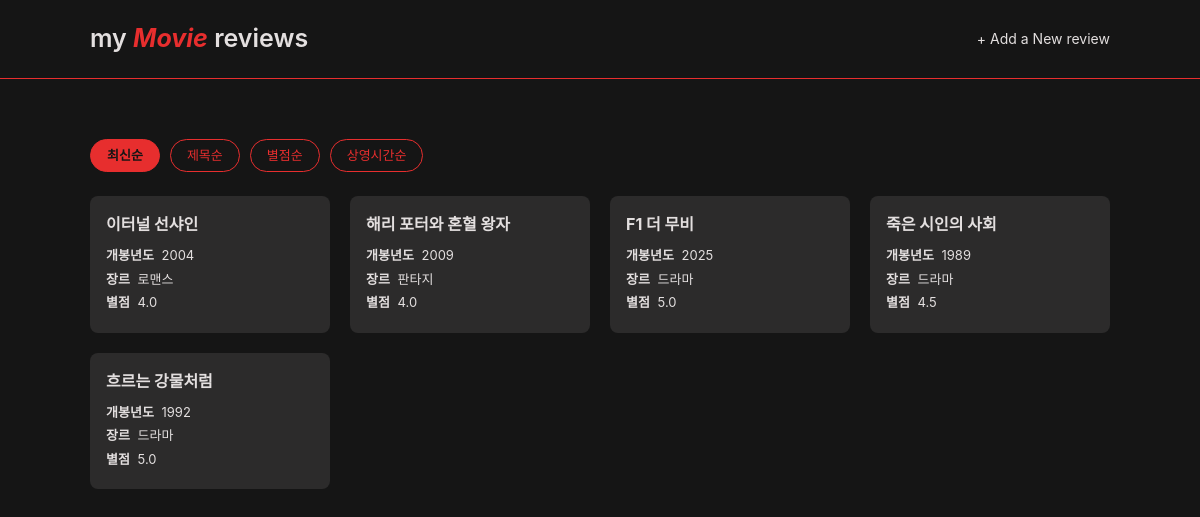
The page / on the database its author committed.
### reviews/models.py (models this page shows, shortened)
class Review(models.Model):
    GENRE_CHOICES = [
        ('action', '액션'),
        ('comedy', '코미디'),
        ('drama', '드라마'),
        ('romance', '로맨스'),
        ('thriller', '스릴러'),
        ('horror', '공포'),
        ('sf', 'SF'),
        ('animation', '애니메이션'),
        ('documentary', '다큐멘터리'),
        ('fantasy', '판타지'),
    ]
    RATING_CHOICES = [(i / 2, f'{i / 2}점') for i in range(1, 11)]  # 0.5 ~ 5.0
    title = models.CharField(max_length=100)
    release_year = models.PositiveIntegerField()
    director = models.CharField(max_length=100)
    main_actor = models.CharField(max_length=100)
    genre = models.CharField(max_length=20, choices=GENRE_CHOICES)
    rating = models.FloatField(choices=RATING_CHOICES)
    running_time = models.PositiveIntegerField(help_text='분 단위로 입력해주세요.')
    content = models.TextField()
    created_at = models.DateTimeField(auto_now_add=True)
    updated_at = models.DateTimeField(auto_now=True)

### reviews/views.py (the view)
# urls.py: path('', views.review_list, name='review_list'),
def review_list(request):
    sort = request.GET.get('sort', '')
    order_by = SORT_OPTIONS.get(sort, '-created_at')
    reviews = Review.objects.all().order_by(order_by)
    context = {
        'reviews': reviews,
        'sort': sort,
    }
    return render(request, 'reviews/review_list.html', context)

### reviews/templates/reviews/review_list.html (shortened to what this page needs)
{% extends 'reviews/base.html' %}
{% block content %}
<div class="list-header">
  <div class="sort-group">
    <a href="{% url 'reviews:review_list' %}" class="btn-sort {% if not sort %}active{% endif %}">최신순</a>
    <a href="?sort=title" class="btn-sort {% if sort == 'title' %}active{% endif %}">제목순</a>
    <a href="?sort=rating" class="btn-sort {% if sort == 'rating' %}active{% endif %}">별점순</a>
    <a href="?sort=running_time" class="btn-sort {% if sort == 'running_time' %}active{% endif %}">상영시간순</a>
  </div>
</div>
{% if reviews %}
<div class="card-grid">
  {% for review in reviews %}
  <div class="card">
    <a href="{% url 'reviews:review_detail' review.pk %}">
      <div class="card-body">
        <h5 class="card-title">{{ review.title }}</h5>
        <p class="release-year">
          <span class="card-body-label">개봉년도</span>
          <span class="card-body-value">{{ review.release_year }}</span>
        </p>
        <p class="card-genre">
          <span class="card-body-label">장르</span>
          <span class="card-body-value">{{ review.get_genre_display }}</span>
        </p>
        <p class="rating-stars">
          <span class="card-body-label">별점</span>
          <span class="card-body-value">{{ review.rating }}</span>
        </p>
      </div>
    </a>
  </div>
  {% endfor %}
</div>
{% else %}
<div class="empty-state">
  <p>아직 작성된 리뷰가 없습니다.</p>
  <a href="{% url 'reviews:review_create' %}" class="btn-primary">첫 리뷰 작성하기</a>
</div>
{% endif %}
{% endblock %}

### reviews/templates/reviews/base.html (shortened to what this page needs)
{% load static %}
<!DOCTYPE html>
<html lang="ko">
<head>
  <link rel="stylesheet" href="{% static 'reviews/css/reset.css' %}">
  <link rel="stylesheet" href="{% static 'reviews/css/style.css' %}">
</head>
<body>
  <header class="header">
    <div class="header-inner">
      <a class="header-brand" href="{% url 'reviews:review_list' %}">my <span class="brand-highlight">Movie</span> reviews</a>
      <a class="header-link" href="{% url 'reviews:review_create' %}">+ Add a New review</a>
    </div>
  </header>
  <div class="container">
    {% block content %}{% endblock %}
  </div>
</body>
</html>

### reviews/static/reviews/css/style.css (style rules this page uses)
body { font-family: -apple-system, BlinkMacSystemFont, 'Segoe UI', Roboto, 'Helvetica Neue', Arial, sans-serif; background-color: #151515; color: #222; }
.header { padding: 20px 0; background-color: #151515; border-bottom: 1px solid #e72e2e; margin-bottom: 60px; position: relative; }
.header-inner { max-width: 1100px; margin: 0 auto; padding: 0 40px; display: flex; justify-content: space-between; align-items: center; }
.header-brand { font-size: 25px; font-weight: 600; color: #e3dfdf; }
.brand-highlight { color: #e72e2e; font-weight: 700; font-style: italic; }
.header-link { display: inline-block; font-size: 14px; color: #e3dfdf; }
.container { max-width: 1100px; margin: 0 auto; padding: 0 40px 60px; }
.list-header { margin-bottom: 24px; }
.sort-group { display: flex; gap: 6px; }
.btn-sort { display: inline-block; padding: 6px 16px; margin-right: 4px; border: 1px solid #e72e2e; border-radius: 20px; font-size: 13px; color: #e72e2e; transition: all 0.15s ease; }
.btn-sort:hover, .btn-sort.active { background-color: #e72e2e; border-color: #e72e2e; font-weight: 600; color: #151515; }
.card-grid { display: grid; grid-template-columns: repeat(4, 1fr); gap: 20px; }
.card { background-color: hsl(0, 1%, 17%); border-radius: 8px; overflow: hidden; transition: transform 0.15s ease, box-shadow 0.15s ease; }
.card a { display: block; color: inherit; }
.card-body { padding: 16px; }
.card-body-label { font-weight: 700; margin-right: 4px; }
.card-title { font-size: 16px; font-weight: 700; margin-bottom: 10px; color: #e3dfdf }
.release-year, .card-genre { font-size: 13px; color: #e3dfdf; margin-bottom: 4px; }
.rating-stars { font-size: 13px; color: #e3dfdf; margin-bottom: 4px; }

### rows shown on the page
Review: title "이터널 선샤인", release_year "2004", genre "로맨스", rating "4.0"
Review: title "해리 포터와 혼혈 왕자", release_year "2009", genre "판타지", rating "4.0"
Review: title "F1 더 무비", release_year "2025", genre "드라마", rating "5.0"
Review: title "죽은 시인의 사회", release_year "1989", genre "드라마", rating "4.5"
Review: title "흐르는 강물처럼", release_year "1992", genre "드라마", rating "5.0"
